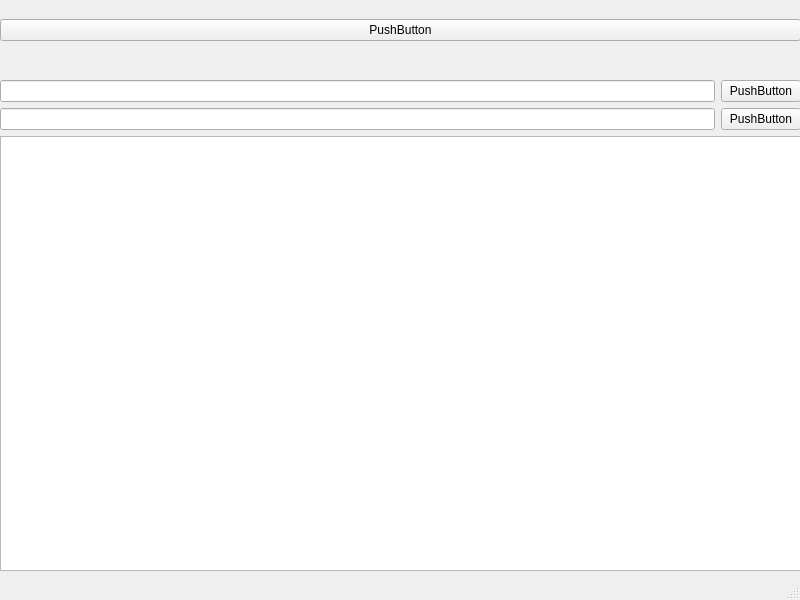
<?xml version="1.0" encoding="UTF-8"?>
<ui version="4.0">
 <class>MainWindow</class>
 <widget class="QMainWindow" name="MainWindow">
  <property name="geometry">
   <rect>
    <x>0</x>
    <y>0</y>
    <width>800</width>
    <height>600</height>
   </rect>
  </property>
  <property name="windowTitle">
   <string>MainWindow</string>
  </property>
  <widget class="QWidget" name="centralwidget">
   <widget class="QWidget" name="horizontalLayoutWidget">
    <property name="geometry">
     <rect>
      <x>0</x>
      <y>0</y>
      <width>801</width>
      <height>61</height>
     </rect>
    </property>
    <layout class="QHBoxLayout" name="horizontalLayout">
     <item>
      <widget class="QPushButton" name="pushButton_2">
       <property name="text">
        <string>PushButton</string>
       </property>
      </widget>
     </item>
    </layout>
   </widget>
   <widget class="QWidget" name="verticalLayoutWidget">
    <property name="geometry">
     <rect>
      <x>0</x>
      <y>80</y>
      <width>801</width>
      <height>491</height>
     </rect>
    </property>
    <layout class="QVBoxLayout" name="verticalLayout">
     <item>
      <layout class="QHBoxLayout" name="horizontalLayout_2">
       <item>
        <widget class="QLineEdit" name="lineEdit"/>
       </item>
       <item>
        <widget class="QPushButton" name="pushButton">
         <property name="text">
          <string>PushButton</string>
         </property>
        </widget>
       </item>
      </layout>
     </item>
     <item>
      <layout class="QHBoxLayout" name="horizontalLayout_3">
       <item>
        <widget class="QLineEdit" name="lineEdit_3"/>
       </item>
       <item>
        <widget class="QPushButton" name="pushButton_3">
         <property name="text">
          <string>PushButton</string>
         </property>
        </widget>
       </item>
      </layout>
     </item>
     <item>
      <widget class="QPlainTextEdit" name="plainTextEdit"/>
     </item>
    </layout>
   </widget>
  </widget>
  <widget class="QStatusBar" name="statusbar"/>
 </widget>
 <resources/>
 <connections>
  <connection>
   <sender>pushButton_2</sender>
   <signal>clicked()</signal>
   <receiver>lineEdit</receiver>
   <slot>hide()</slot>
   <hints>
    <hint type="sourcelabel">
     <x>306</x>
     <y>34</y>
    </hint>
    <hint type="destinationlabel">
     <x>534</x>
     <y>87</y>
    </hint>
   </hints>
  </connection>
  <connection>
   <sender>pushButton</sender>
   <signal>clicked()</signal>
   <receiver>lineEdit</receiver>
   <slot>show()</slot>
   <hints>
    <hint type="sourcelabel">
     <x>761</x>
     <y>96</y>
    </hint>
    <hint type="destinationlabel">
     <x>359</x>
     <y>92</y>
    </hint>
   </hints>
  </connection>
 </connections>
</ui>
